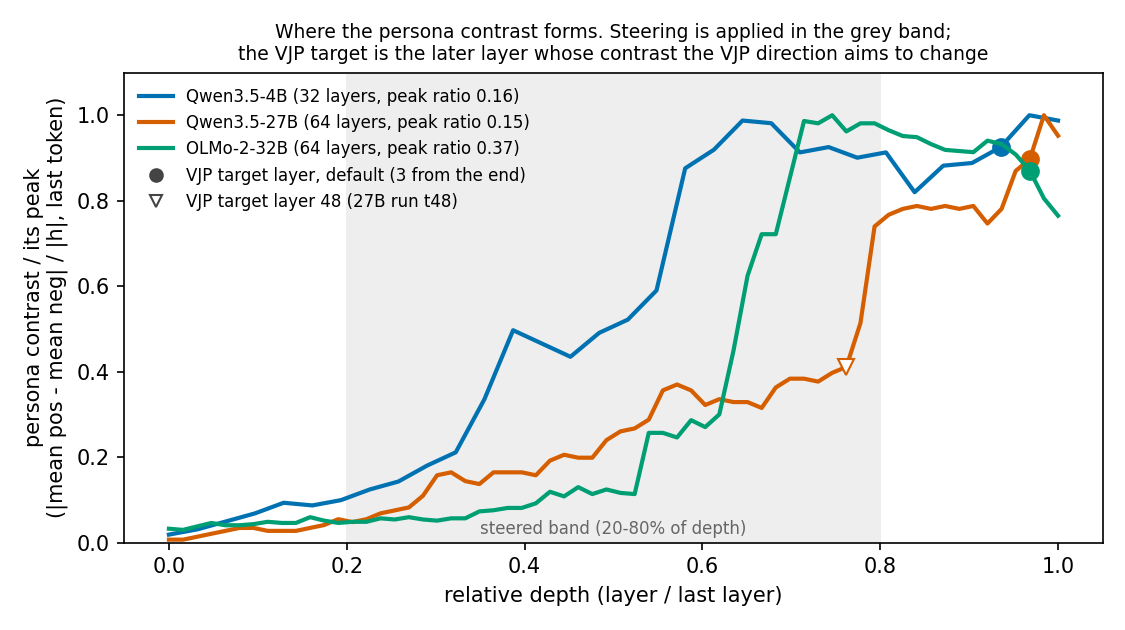

This chart was generated by the following Python code:
"""Is the depth where the persona contrast forms a fixed % of depth? (PI/Claude, 2026-09-28)
Input: `walk.py --profile` log rows (outputs/logs/profile-{4b,27b,olmo}.log). ratio = |mean(h_pos) - mean(h_neg)| / mean |h| at the
last token, per layer. Output: profile_compare.md (crossing depths) and profile_compare.png (ratio / max vs depth).
"""
import re
from pathlib import Path
import matplotlib
matplotlib.use("Agg")
import matplotlib.pyplot as plt

ROOT = Path(__file__).resolve().parents[3]
here = Path(__file__).parent
MODELS = (("Qwen3.5-4B", "profile-4b", "#0072b2"), ("Qwen3.5-27B", "profile-27b", "#d55e00"), ("OLMo-2-32B", "profile-olmo", "#009e73"))
TARGETS = {"Qwen3.5-4B": [(29, "vjp target (default)")], "Qwen3.5-27B": [(61, "vjp target (default)"), (48, "vjp target t48")], "OLMo-2-32B": [(61, "vjp target (default)")]}
lines = ["| model | layers | peak layer (depth) | depth at 50% of peak | depth at 90% of peak | layers from end at 90% | steered band (depth) |", "|---|---|---|---|---|---|---|"]
fig, ax = plt.subplots(figsize=(7.5, 4.2))
for name, log, color in MODELS:
    rows = [(int(l), float(r)) for l, r in re.findall(r"^L ?(\d+) d=[0-9.]+ ratio=([0-9.]+)", (ROOT / f"outputs/logs/{log}.log").read_text(), re.M)]
    n = len(rows)
    peak_l, peak = max(rows, key=lambda x: x[1])
    cross = lambda f: next(l for l, r in rows if r >= f * peak)
    lo, hi = int(n * 0.2), int(n * 0.8) - 1
    lines.append(f"| {name} | {n} | L{peak_l} ({peak_l / (n - 1):.2f}) | {cross(0.5) / (n - 1):.2f} (L{cross(0.5)}) | {cross(0.9) / (n - 1):.2f} (L{cross(0.9)}) | {n - 1 - cross(0.9)} | L{lo}-L{hi} ({lo / (n - 1):.2f}-{hi / (n - 1):.2f}) |")
    ax.plot([l / (n - 1) for l, _ in rows], [r / peak for _, r in rows], color=color, lw=2, label=f"{name} ({n} layers, peak ratio {peak:.2f})")
    for t, lab in TARGETS[name]:
        ax.plot(t / (n - 1), dict(rows)[t] / peak, "v" if "t48" in lab else "o", color=color, ms=8, mfc="white" if "t48" in lab else color)
ax.axvspan(0.2, 0.8, color="#eeeeee", zorder=0)
ax.text(0.5, 0.02, "steered band (20-80% of depth)", ha="center", fontsize=8, color="#666666")
ax.set_xlabel("relative depth (layer / last layer)")
ax.set_ylabel("persona contrast / its peak\n(|mean pos - mean neg| / |h|, last token)")
ax.set_ylim(0, 1.1)
handles, labels = ax.get_legend_handles_labels()
handles += [plt.Line2D([], [], marker="o", color="#444444", ls=""), plt.Line2D([], [], marker="v", color="#444444", mfc="white", ls="")]
labels += ["VJP target layer, default (3 from the end)", "VJP target layer 48 (27B run t48)"]
ax.legend(handles, labels, frameon=False, loc="upper left", fontsize=8)
ax.set_title("Where the persona contrast forms. Steering is applied in the grey band;\nthe VJP target is the later layer whose contrast the VJP direction aims to change", fontsize=9)
fig.tight_layout(); fig.savefig(here / "profile_compare.png", dpi=150)
text = "\n".join(lines); print(text)
(here / "profile_compare.md").write_text(__doc__ + "\n" + text + "\n")
